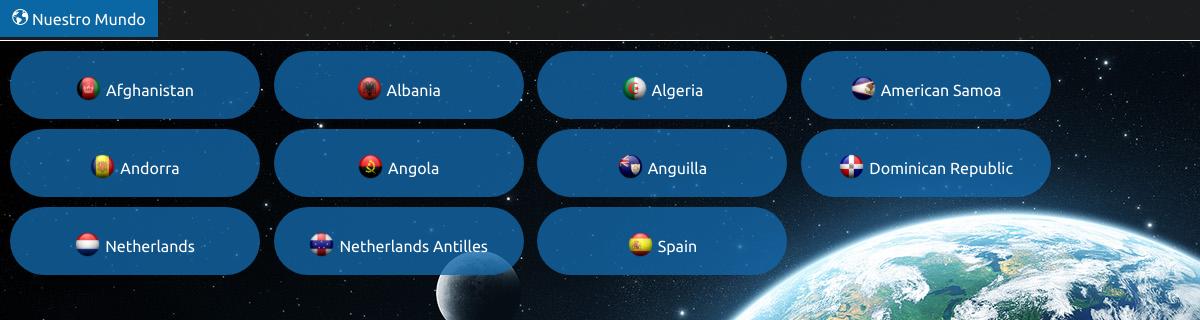
/nuestromundo/, run on the app's committed database.
### NuestroMundo/models.py (models this page shows, shortened)
class Pais(models.Model):
    codigo = models.CharField(max_length=3)
    nombre = models.CharField(max_length=60)
    continente = models.CharField(max_length=60)
    region = models.CharField(max_length=40)
    area = models.DecimalField(max_digits=22, decimal_places=2)
    independencia = models.IntegerField(default=1948)
    poblacion = models.IntegerField(default=1000000)
    esperanza_vida = models.DecimalField(max_digits=3, decimal_places=1)
    PIB = models.DecimalField(max_digits=18, decimal_places=2)
    PIB_anterior = models.DecimalField(max_digits=18, decimal_places=2)
    nombre_local = models.CharField(max_length=60)
    tipo_gobierno = models.CharField(max_length=80)
    lider_estado = models.CharField(max_length=60)
    capital = models.IntegerField()
    codigo_corto = models.CharField(max_length=2)

### NuestroMundo/views.py (the view)
def index(request):
    paises = Pais.objects.order_by('nombre')
    context = {'paises' : paises}
    return render(request, 'nuestromundo/index.html', context)

### NuestroMundo/templates/NuestroMundo/index.html (shortened to what this page needs)
{% load staticfiles %}
<head>
    <link rel="stylesheet" type="text/css" href="{% static 'NuestroMundo/style/estilo.css' %}" />
</head>
{% if paises %}
    <div class="barra-controles">
        <a href="{% url 'NuestroMundo:index' %}">
            <div class="control">
                <p class="icono-control"></p>
                <p class="titulo-control">Nuestro Mundo</p>
            </div>
        </a>
    </div>
	{% for pais in paises %}
		<a href="{% url 'NuestroMundo:paises' pais.codigo %}"><div class="pais"><img src= "{% static "NuestroMundo/images/banderas/" %}{{ pais.codigo_corto }}.png" />{{ pais.nombre }}</div></a>
	{% endfor %}
{% else %}
	<p class="error">No hay paises en nuestro mundo D:</p>
{% endif %}

### NuestroMundo/static/NuestroMundo/style/estilo.css (style rules this page uses)
a { color: #fff; text-decoration: none; }
.barra-controles { background: rgb(34, 34, 34); background: rgba(34, 34, 34, 0.8); border-bottom: 1px solid #fff; height: 40px; margin: 0; width: 100%; }
.control { background: rgb(0, 153, 255); background: rgba(0, 153, 255, 0.6); cursor: pointer; display: inline-block; margin: 0; padding: 9px; text-align: center; width: 140px; }
.icono-control, .titulo-control { color: #fff; display: inline-block; margin: 0; }
.icono-control { font-family: "mdl2"; }
.pais { background: rgb(0, 153, 255); background: rgba(0, 153, 255, 0.8); border-radius: 60px; box-sizing: border-box; display: inline-block; margin: 0; margin-left: 10px; margin-top: 10px; padding: 20px; text-align: center; width: 250px; }
.pais:nth-child(odd) { background: rgb(19, 103, 168); background: rgba(19, 103, 168, 0.8); }
.pais img { margin-right: 5px; position: relative; top: 5px; width: 25px; }

### data on the page
Pais: shows a picture, nombre "Afghanistan"
Pais: shows a picture, nombre "Albania"
Pais: shows a picture, nombre "Algeria"
Pais: shows a picture, nombre "American Samoa"
Pais: shows a picture, nombre "Andorra"
Pais: shows a picture, nombre "Angola"
Pais: shows a picture, nombre "Anguilla"
Pais: shows a picture, nombre "Dominican Republic"
Pais: shows a picture, nombre "Netherlands"
Pais: shows a picture, nombre "Netherlands Antilles"
Pais: shows a picture, nombre "Spain"
